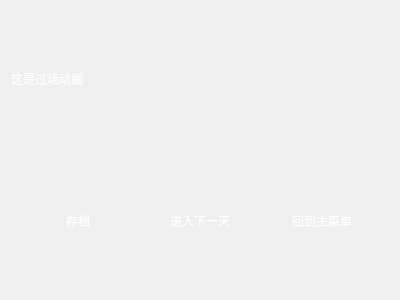
<?xml version="1.0" encoding="UTF-8"?>
<ui version="4.0">
 <class>cutscene</class>
 <widget class="QWidget" name="cutscene">
  <property name="geometry">
   <rect>
    <x>0</x>
    <y>0</y>
    <width>400</width>
    <height>300</height>
   </rect>
  </property>
  <property name="windowTitle">
   <string>no gacha no life</string>
  </property>
  <property name="windowIcon">
   <iconset resource="pictures.qrc">
    <normaloff>:/pictures/logo.png</normaloff>:/pictures/logo.png</iconset>
  </property>
  <layout class="QVBoxLayout" name="verticalLayout">
   <item>
    <widget class="QLabel" name="label">
     <property name="styleSheet">
      <string notr="true">color:rgb(255, 255, 255);</string>
     </property>
     <property name="text">
      <string>这是过场动画</string>
     </property>
    </widget>
   </item>
   <item>
    <widget class="QWidget" name="widget" native="true">
     <layout class="QHBoxLayout" name="horizontalLayout">
      <item>
       <widget class="MyPushButton" name="save_data">
        <property name="styleSheet">
         <string notr="true">color:rgb(255, 255, 255);</string>
        </property>
        <property name="text">
         <string>存档</string>
        </property>
        <property name="flat">
         <bool>true</bool>
        </property>
       </widget>
      </item>
      <item>
       <widget class="MyPushButton" name="goto_nextday">
        <property name="styleSheet">
         <string notr="true">color:rgb(255, 255, 255);</string>
        </property>
        <property name="text">
         <string>进入下一天</string>
        </property>
        <property name="flat">
         <bool>true</bool>
        </property>
       </widget>
      </item>
      <item>
       <widget class="MyPushButton" name="backtomenu">
        <property name="styleSheet">
         <string notr="true">color:rgb(255, 255, 255);</string>
        </property>
        <property name="text">
         <string>回到主菜单</string>
        </property>
        <property name="flat">
         <bool>true</bool>
        </property>
       </widget>
      </item>
     </layout>
    </widget>
   </item>
  </layout>
 </widget>
 <customwidgets>
  <customwidget>
   <class>MyPushButton</class>
   <extends>QPushButton</extends>
   <header location="global">mypushbutton.h</header>
  </customwidget>
 </customwidgets>
 <resources>
  <include location="pictures.qrc"/>
 </resources>
 <connections/>
</ui>
